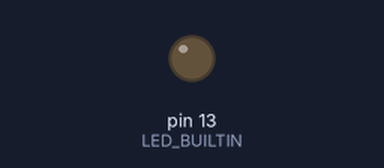
Recording of a sketch running on a simulated Arduino Uno, built with avr-gcc and run on an emulated ATmega328P. On the bench: output pins drawn as LEDs (lit = HIGH).

Above: at 2.6 s.
At 25.1 s:
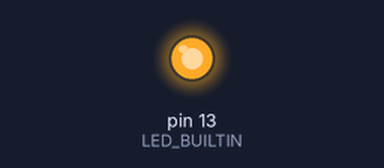
Timing chart, 0 to 26.6 s (numbered marks = the images above):
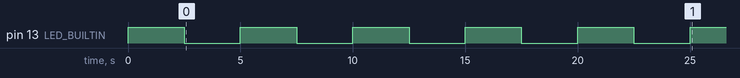

Measured:
- by itself, pin 13 (LED_BUILTIN): alternates HIGH for 2.5 s and LOW for 2.5 s, 10 changes in all, then stays HIGH

The sketch:

Ejercicio6.ino
```cpp
void funcion(){
   for (int i=0;i<5;i++){
    digitalWrite(LED_BUILTIN, HIGH);   // turn the LED on (HIGH is the voltage level)file:///home/kev/Documentos/Diplomado/Practica1/Ejercicio5/Ejercicio5.ino
    delay(2500);                       // wait for a second
    digitalWrite(LED_BUILTIN, LOW);    // turn the LED off by making the voltage LOW
    delay(2500);
  }
}


void setup() {
  // initialize digital pin LED_BUILTIN as an output.
  pinMode(LED_BUILTIN, OUTPUT);
  funcion();
}


// the loop function runs over and over again forever
void loop() {
  digitalWrite(LED_BUILTIN, HIGH);
}
```
